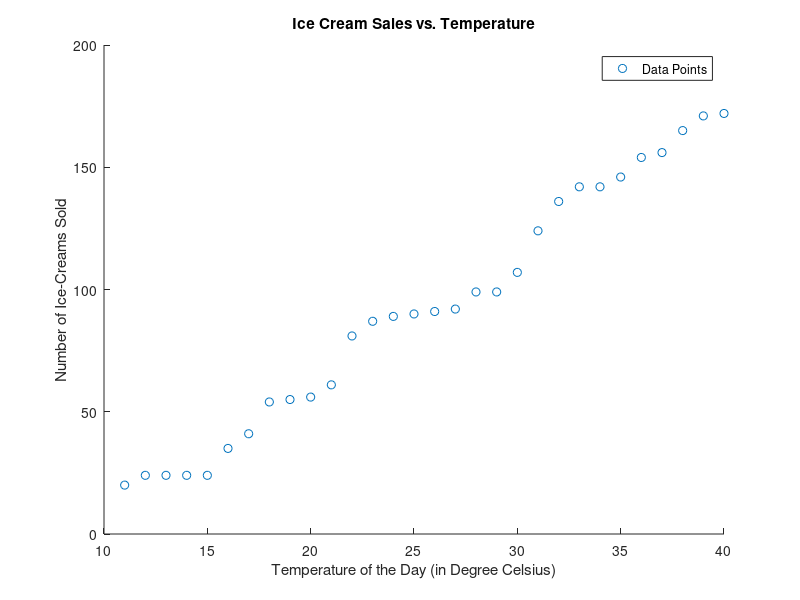
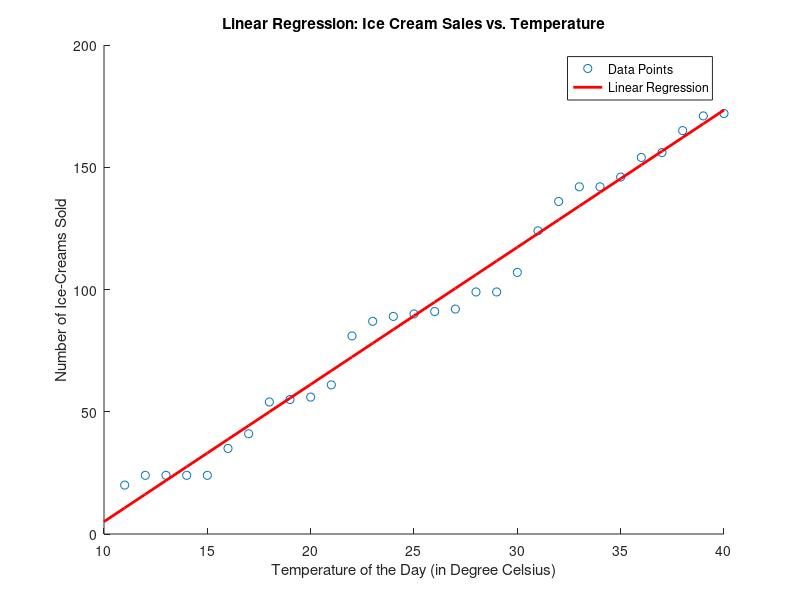

MATLAB code for these plots, in order:
clear;

% Initialize X and Y
X = 11:40; % generate X
rng(1); % For reproducibility
Y = randi([20, 180], 1, 30);
Y = sort(Y); % Consider whether sorting Y is necessary for your purposes

% Scatter plot
figure(1);
scatter(X, Y);
xlabel("Temperature of the Day (in Degree Celsius)");
ylabel("Number of Ice-Creams Sold");
title("Ice Cream Sales vs. Temperature");
legend("Data Points");

% Calculating coefficients using the Normal Equations
X_mean = mean(X);
Y_mean = mean(Y);
XY_mean = mean(X.*Y);
X2_mean = mean(X.^2);

% Constructing matrices for the normal equation
L = [X2_mean, X_mean; X_mean, 1];
R = [XY_mean; Y_mean];

% Solving for the coefficients
sol = L \ R; % More stable and efficient than using inv(L)
m = sol(1);
b = sol(2);

% Regression line
x_line = 10:1:40;
y_line = m * x_line + b;

% Plotting the regression line
figure(2);
scatter(X, Y);
hold on;
plot(x_line, y_line, 'r', 'LineWidth', 2);
xlabel("Temperature of the Day (in Degree Celsius)");
ylabel("Number of Ice-Creams Sold");
legend("Data Points", "Linear Regression");
title("Linear Regression: Ice Cream Sales vs. Temperature");
hold off;
